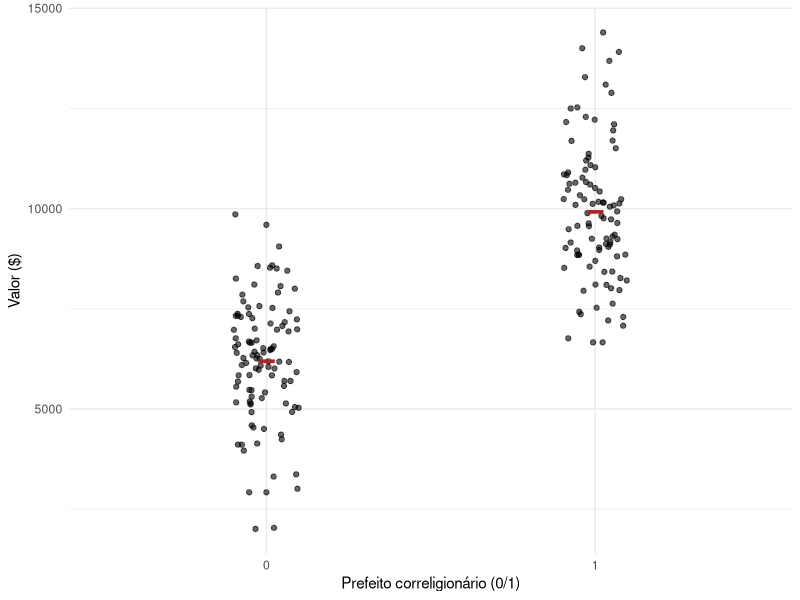

R code for this plot:
## ---- chunk 1
knitr::opts_chunk$set(echo = FALSE, message = FALSE, warning = FALSE)

# Pacotes (instale os que ainda não tiver com install.packages())
library(tidyverse)
## ---- chunk 2
#| fig-align: center

set.seed(123) 

n <- 200

ilustracao <- data.frame(
  prefeito_aliado = rbinom(n, 1, 0.5) # Variável fictícia: prefeito aliado ou não
)

ilustracao$repasse <- ifelse(
  ilustracao$prefeito_aliado == 1,
  rnorm(n, mean = 10000, sd = 2000), # correligionários 1 → valores maiores
  rnorm(n, mean = 6000, sd = 1500)   # grupo 0 → valores menores
)

library(ggplot2)

ilustracao |> 
ggplot()+
  aes(x = as.character(prefeito_aliado), y = repasse)+
  geom_jitter(width = 0.1, alpha = 0.6)+
  stat_summary(fun = "mean",
               geom = "crossbar",
               width = .05,
               color = "firebrick")+
  labs(x = "Prefeito correligionário (0/1)", y = "Valor ($)")+
  theme_minimal()
